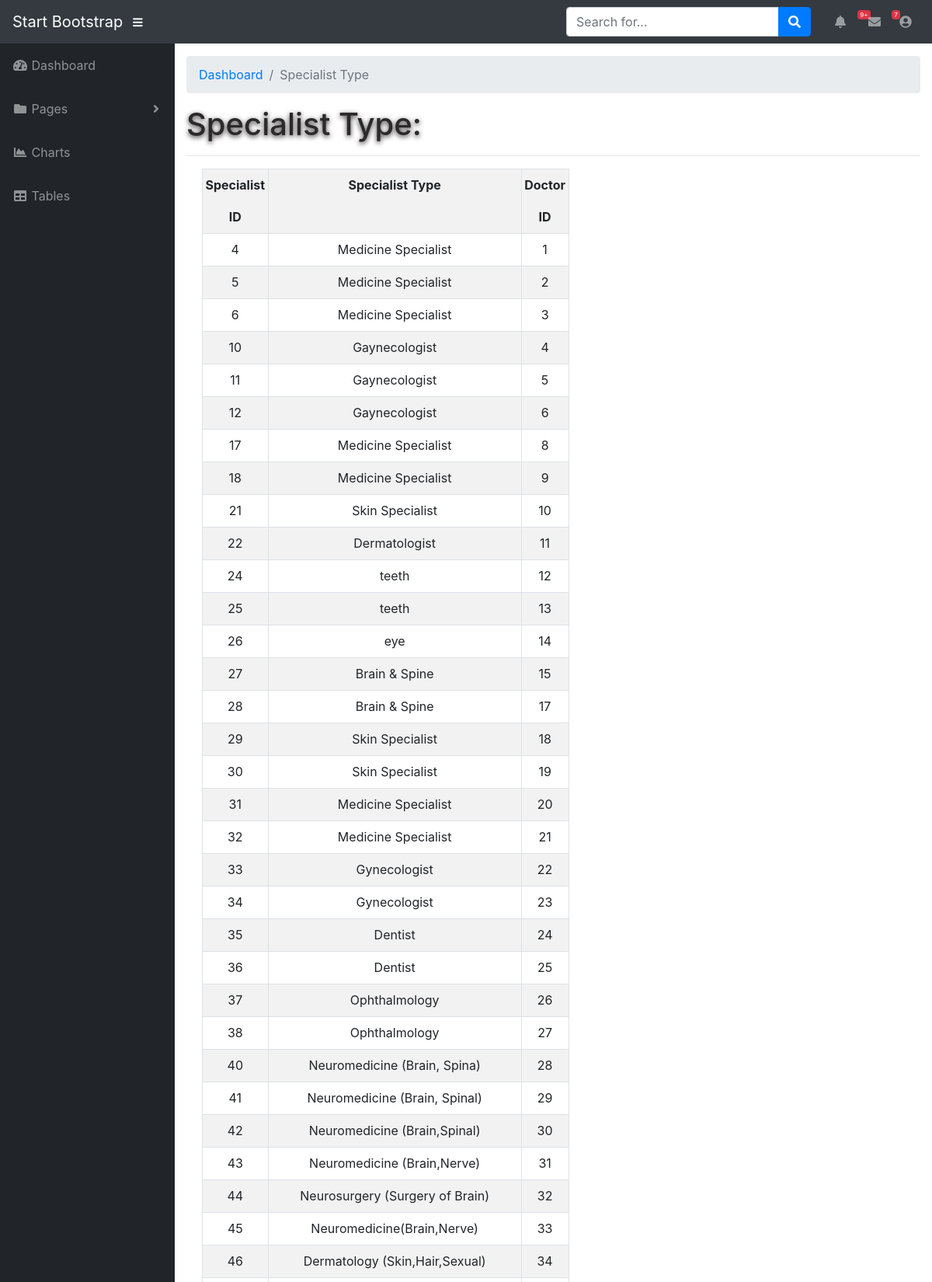
The app's page /medical/admin/specialist_type.php (upper part) with its own data.
### tables this page shows
CREATE TABLE `specialist_type` (
  `specialist_id` int(250) NOT NULL,
  `specialist_type_name` varchar(250) NOT NULL,
  `doctor_id` int(250) NOT NULL
);

### medical/admin/specialist_type.php (the view, shortened to what this page needs)
<!DOCTYPE html>
<html lang="en">
  <head>
    <link href="vendor/bootstrap/css/bootstrap.min.css" rel="stylesheet">
    <link href="vendor/fontawesome-free/css/all.min.css" rel="stylesheet" type="text/css">
    <link href="vendor/datatables/dataTables.bootstrap4.css" rel="stylesheet">
    <link href="css/sb-admin.css" rel="stylesheet">
  </head>
  <body id="page-top">
    <nav class="navbar navbar-expand navbar-dark bg-dark static-top">
      <a class="navbar-brand mr-1" href="index.php">Start Bootstrap</a>
      <button class="btn btn-link btn-sm text-white order-1 order-sm-0" id="sidebarToggle" href="#">
        <i class="fas fa-bars"></i>
      </button>
      <form class="d-none d-md-inline-block form-inline ml-auto mr-0 mr-md-3 my-2 my-md-0">
        <div class="input-group">
          <input type="text" class="form-control" placeholder="Search for..." aria-label="Search" aria-describedby="basic-addon2">
          <div class="input-group-append">
            <button class="btn btn-primary" type="button">
              <i class="fas fa-search"></i>
            </button>
          </div>
        </div>
      </form>
      <ul class="navbar-nav ml-auto ml-md-0">
        <li class="nav-item dropdown no-arrow mx-1">
          <a class="nav-link dropdown-toggle" href="#" id="alertsDropdown" role="button" data-toggle="dropdown" aria-haspopup="true" aria-expanded="false">
            <i class="fas fa-bell fa-fw"></i>
            <span class="badge badge-danger">9+</span>
          </a>
        </li>
        <li class="nav-item dropdown no-arrow mx-1">
          <a class="nav-link dropdown-toggle" href="#" id="messagesDropdown" role="button" data-toggle="dropdown" aria-haspopup="true" aria-expanded="false">
            <i class="fas fa-envelope fa-fw"></i>
            <span class="badge badge-danger">7</span>
          </a>
        </li>
        <li class="nav-item dropdown no-arrow">
          <a class="nav-link dropdown-toggle" href="#" id="userDropdown" role="button" data-toggle="dropdown" aria-haspopup="true" aria-expanded="false">
            <i class="fas fa-user-circle fa-fw"></i>
          </a>
        </li>
      </ul>
    </nav>
    <div id="wrapper">
      <ul class="sidebar navbar-nav">
        <li class="nav-item">
          <a class="nav-link" href="index.php">
            <i class="fas fa-fw fa-tachometer-alt"></i>
            <span>Dashboard</span>
          </a>
        </li>
        <li class="nav-item dropdown">
          <a class="nav-link dropdown-toggle" href="#" id="pagesDropdown" role="button" data-toggle="dropdown" aria-haspopup="true" aria-expanded="false">
            <i class="fas fa-fw fa-folder"></i>
            <span>Pages</span>
          </a>
        </li>
        <li class="nav-item">
          <a class="nav-link" href="">
            <i class="fas fa-fw fa-chart-area"></i>
            <span>Charts</span></a>
        </li>
        <li class="nav-item">
          <a class="nav-link" href="">
            <i class="fas fa-fw fa-table"></i>
            <span>Tables</span></a>
        </li>
      </ul>
      <div id="content-wrapper">
        <div class="container-fluid">
          <ol class="breadcrumb">
            <li class="breadcrumb-item">
              <a href="index.php">Dashboard</a>
            </li>
            <li class="breadcrumb-item active">Specialist Type</li>
          </ol>
          <h1 style="color:#2C292A; text-shadow: 0px 2px 6px;">Specialist Type:</h1>
          <hr>
        <table style="margin-left:20px;" class="table table-sm table-striped table-hover table-bordered w-50">
            <tr>
                <th>Specialist ID</th>
                 <th>Specialist Type</th>
                <th>Doctor ID</th>
            </tr>
                <?php
                $connection=mysqli_connect('localhost','root','','medical');
                $result=mysqli_query($connection,"select * from specialist_type");
                while($row=mysqli_fetch_array($result)){
                    echo "<tr>";
                    echo "<td>";
                    echo $row['specialist_id'];
                    echo "</td>";
                    echo "<td>";
                    echo $row['specialist_type_name'];
                    echo "</td>";
                    echo "<td>";
                    echo $row['doctor_id'];
                    echo "</td>";
                    echo "</tr>";
                }
                ?>
        </table>
        </div>
      </div>
    </div>
  </body>
</html>

### medical/admin/css/sb-admin.css (style rules this page uses)
html { position: relative; min-height: 100%; }
body { height: 100%; }
#wrapper { display: -webkit-box; display: -ms-flexbox; display: flex; }
#wrapper #content-wrapper { overflow-x: hidden; width: 100%; padding-top: 1rem; padding-bottom: 80px; }
.navbar-nav .nav-item.dropdown .dropdown-toggle::after { width: 1rem; text-align: center; float: right; vertical-align: 0; border: 0; font-weight: 900; content: '\f105'; font-family: 'Font Awesome 5 Free'; }
.navbar-nav .nav-item.dropdown.no-arrow .dropdown-toggle::after { display: none; }
.navbar-nav .nav-item .nav-link .badge { position: absolute; margin-left: 0.75rem; top: 0.3rem; font-weight: 400; font-size: 0.5rem; }
.sidebar { width: 90px !important; background-color: #212529; min-height: calc(100vh - 56px); }
.sidebar .nav-item:last-child { margin-bottom: 1rem; }
.sidebar .nav-item .nav-link { text-align: center; padding: 0.75rem 1rem; width: 90px; }
.sidebar .nav-item .nav-link span { font-size: 0.65rem; display: block; }
.sidebar .nav-item.dropdown .dropdown-toggle::after { display: none; }
.sidebar .nav-item .nav-link { color: rgba(255, 255, 255, 0.5); }
@media (min-width: 768px) { .sidebar { width: 225px !important; } }
@media (min-width: 768px) { .sidebar .nav-item .nav-link { display: block; width: 100%; text-align: left; padding: 1rem; width: 225px; } }
@media (min-width: 768px) { .sidebar .nav-item .nav-link span { font-size: 1rem; display: inline; } }
@media (min-width: 768px) { .sidebar .nav-item.dropdown .dropdown-toggle::after { display: block; } }
:root { --input-padding-x: 0.75rem; --input-padding-y: 0.75rem; }

### medical/admin/specialist_type.php (style rules this page uses)
.table td, .table th { padding: 0rem; vertical-align: top; border-top: 1px solid #dee2e6; line-height: 41px; text-align: center; }

### records on screen
specialist_type: specialist_id "4", specialist_type_name "Medicine Specialist", doctor "1"
specialist_type: specialist_id "5", specialist_type_name "Medicine Specialist", doctor "2"
specialist_type: specialist_id "6", specialist_type_name "Medicine Specialist", doctor "3"
specialist_type: specialist_id "10", specialist_type_name "Gaynecologist", doctor "4"
specialist_type: specialist_id "11", specialist_type_name "Gaynecologist", doctor "5"
specialist_type: specialist_id "12", specialist_type_name "Gaynecologist", doctor "6"
specialist_type: specialist_id "17", specialist_type_name "Medicine Specialist", doctor "8"
specialist_type: specialist_id "18", specialist_type_name "Medicine Specialist", doctor "9"
specialist_type: specialist_id "21", specialist_type_name "Skin Specialist", doctor "10"
specialist_type: specialist_id "22", specialist_type_name "Dermatologist", doctor "11"
specialist_type: specialist_id "24", specialist_type_name "teeth", doctor "12"
specialist_type: specialist_id "25", specialist_type_name "teeth", doctor "13"
specialist_type: specialist_id "26", specialist_type_name "eye", doctor "14"
specialist_type: specialist_id "27", specialist_type_name "Brain & Spine", doctor "15"
specialist_type: specialist_id "28", specialist_type_name "Brain & Spine", doctor "17"
specialist_type: specialist_id "29", specialist_type_name "Skin Specialist", doctor "18"
specialist_type: specialist_id "30", specialist_type_name "Skin Specialist", doctor "19"
specialist_type: specialist_id "31", specialist_type_name "Medicine Specialist", doctor "20"
specialist_type: specialist_id "32", specialist_type_name "Medicine Specialist", doctor "21"
specialist_type: specialist_id "33", specialist_type_name "Gynecologist", doctor "22"
specialist_type: specialist_id "34", specialist_type_name "Gynecologist", doctor "23"
specialist_type: specialist_id "35", specialist_type_name "Dentist", doctor "24"
specialist_type: specialist_id "36", specialist_type_name "Dentist", doctor "25"
specialist_type: specialist_id "37", specialist_type_name "Ophthalmology", doctor "26"
specialist_type: specialist_id "38", specialist_type_name "Ophthalmology", doctor "27"
specialist_type: specialist_id "40", specialist_type_name "Neuromedicine (Brain, Spina)", doctor "28"
specialist_type: specialist_id "41", specialist_type_name "Neuromedicine (Brain, Spinal)", doctor "29"
specialist_type: specialist_id "42", specialist_type_name "Neuromedicine (Brain,Spinal)", doctor "30"
specialist_type: specialist_id "43", specialist_type_name "Neuromedicine (Brain,Nerve)", doctor "31"
specialist_type: specialist_id "44", specialist_type_name "Neurosurgery (Surgery of Brain)", doctor "32"
specialist_type: specialist_id "45", specialist_type_name "Neuromedicine(Brain,Nerve)", doctor "33"
specialist_type: specialist_id "46", specialist_type_name "Dermatology (Skin,Hair,Sexual)", doctor "34"
